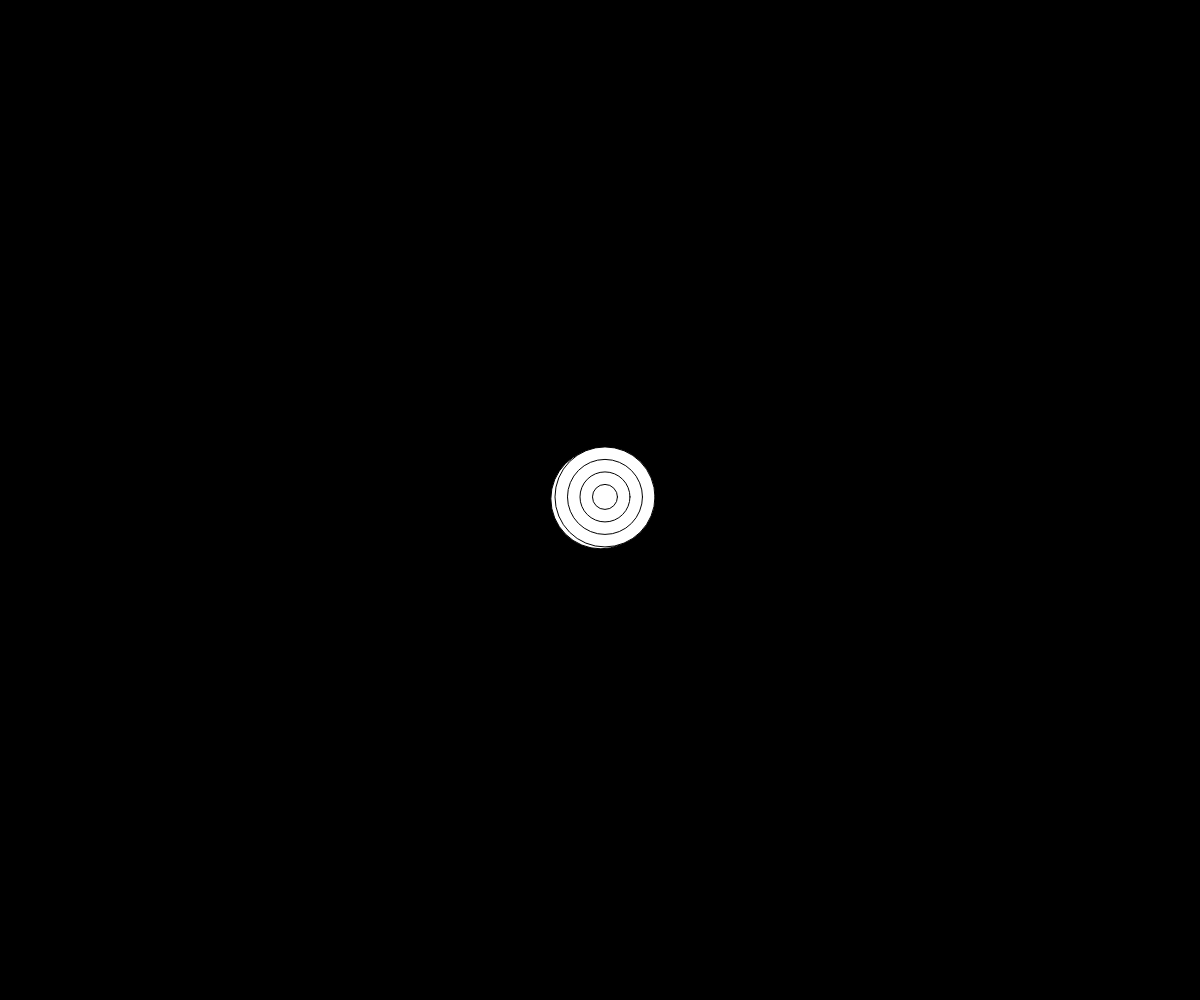
Frame 1 (no input)
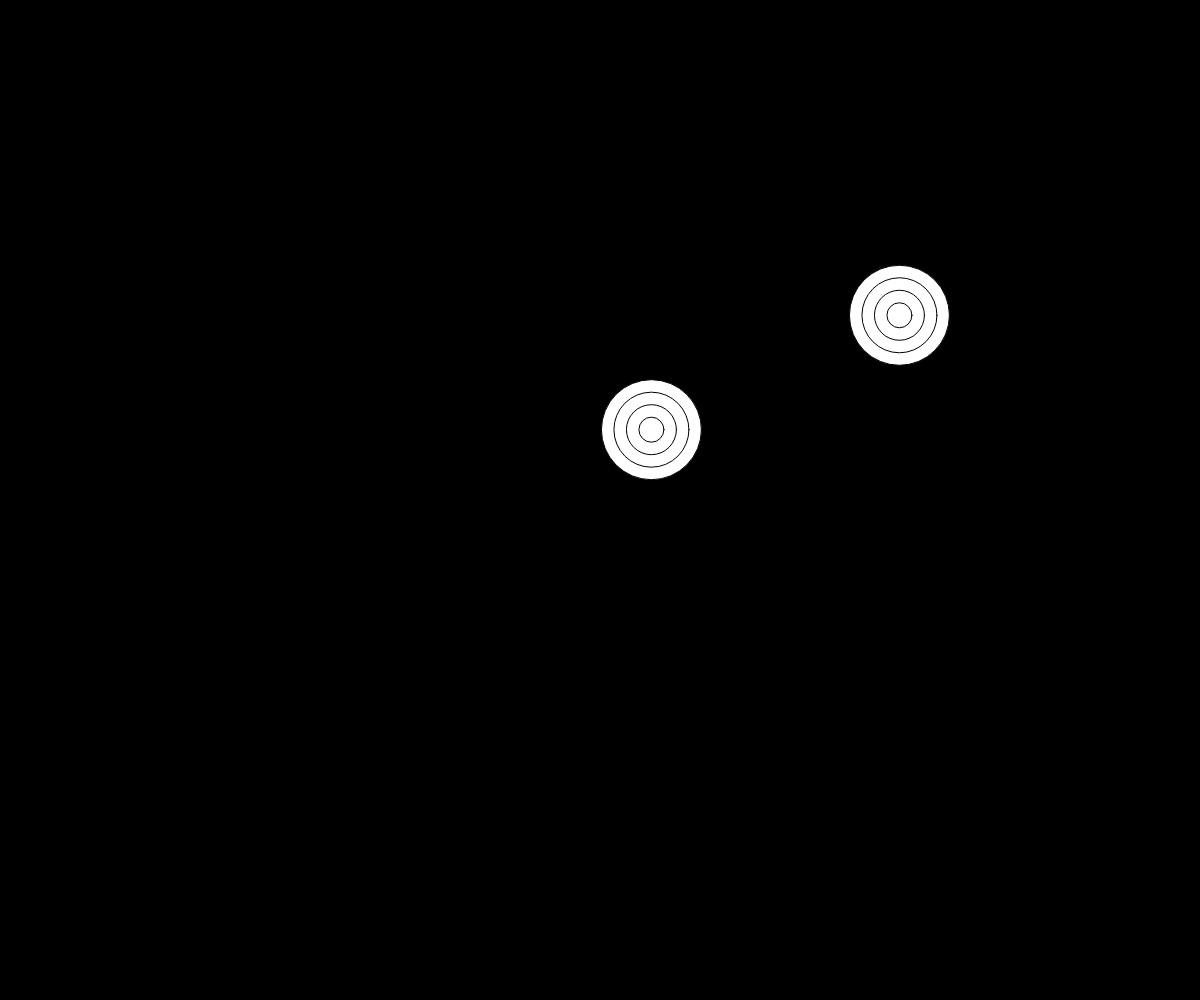
Frame 60 (no input)
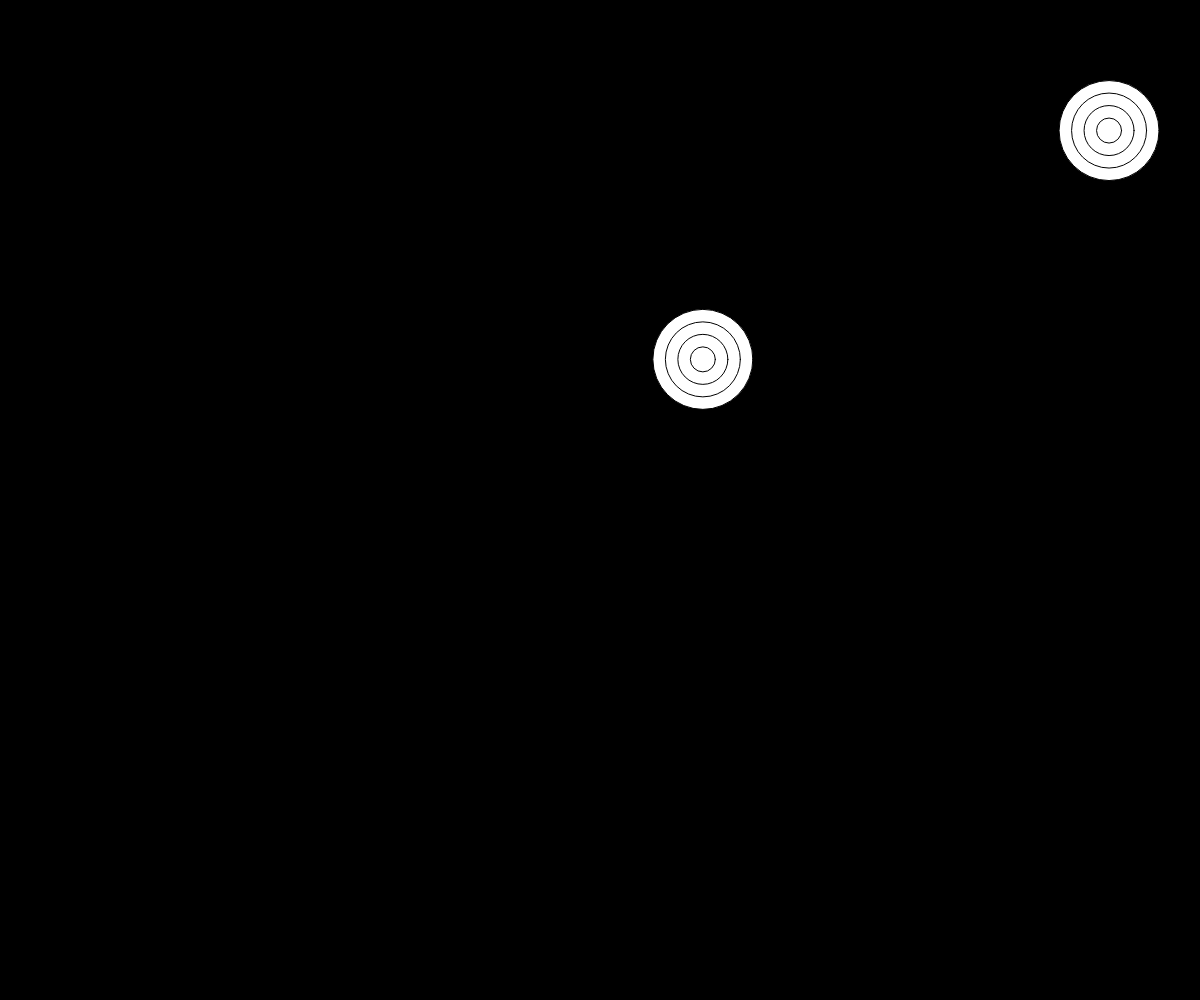
Frame 120 (the mouse pressed at the canvas centre since frame 60)

The p5.js sketch that drew these frames (run headless with seeded random() and noise() and a simulated clock; from frame 60 on, the mouse is pressed at the canvas centre):

// p5.js sketch
// ── sketch.js
let xPos, yPos; // ball 1 position 
let xPos2, yPos2; // ball 2 position
let xSpeed, ySpeed; // ball 1 speed
let xSpeed2, ySpeed2; // ball2 speed

function setup() {
    // put setup code here
    createCanvas(windowWidth, windowHeight);
    
    // oinital valuse for balls
    xPos = width / 2;
    yPos = height / 2;
    xPos2 = width / 2;
    yPos2 = height / 2;
    
    // initial speeds for balls
    xSpeed = random(-2, 2);
    ySpeed = random(-2, 2);
    xSpeed2 = random(-10, 10);
    ySpeed2 = random(-10, 10);

}

function draw() {
    // put drawing code here
    background(0);
    
    // update position
    xPos += xSpeed;
    yPos += ySpeed;
    xPos2 += xSpeed2;
    yPos2 += ySpeed2;

    // draw balls
    ball(xPos, yPos);
    ball(xPos2, yPos2);

    // check for collisions
    xSpeed = updateX(xPos, xSpeed, 50);
    ySpeed = updateY(yPos, ySpeed, 50);
    xSpeed2 = updateX(xPos2, xSpeed2, 50);
    ySpeed2 = updateY(yPos2, ySpeed2, 50);

}

function ball(x, y) {
    ellipse(x, y, 100);
    ellipse(x, y, 75);
    ellipse(x, y, 50);
    ellipse(x, y, 25);
}

function updateX(_pos, _speed, _rad) {
    if (_pos >= width -_rad || _pos <= _rad) {
        _speed = -_speed;
    }
    return _speed;
}

function updateY(_pos, _speed, _rad) {
    if (_pos >= height-_rad || _pos <= _rad) {
        _speed = -_speed;
    }
    return _speed;
}
